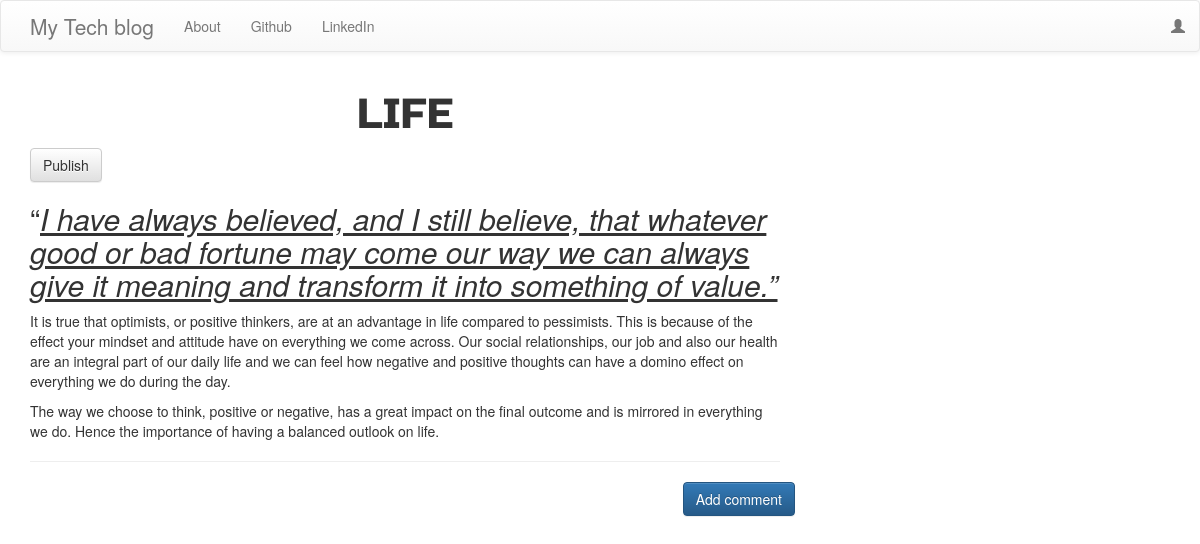
/post/1, run on the app's committed database.
### blog/models.py (models this page shows)
class Post(models.Model):
    author = models.ForeignKey('auth.User',on_delete=models.CASCADE,)
    title= models.CharField(max_length=200)
    text= models.TextField()
    create_date=models.DateTimeField(default=timezone.now())
    published_date=models.DateTimeField(blank=True,null=True)

### blog/views.py (the view)
# urls.py: re_path(r'^post/(?P<pk>\d+)$', views.PostDetailView.as_view(), name='post_detail'),
class PostDetailView(DetailView):
    model = Post

### blog/templates/blog/post_detail.html (shortened to what this page needs)
{% extends 'blog/base.html' %}
{% block content %}
        <h1 class='posttitle loader'>{{ post.title }}</h1>
        {% if post.published_date %}
            <div class="date postdate">
                {{ post.published_date }}
            </div>
        {% else %}
            <a class="btn btn-default" href="{% url 'post_publish' pk=post.pk %}">Publish</a>
        {% endif %}
      <p class='postcontent' >{{ post.text|safe|linebreaksbr }}</p>
  <hr>
  <a class="btn btn-primary btn-comment" href="{% url 'add_comment_to_post' pk=post.pk %}">Add comment</a>
  <div class="container">
  {% for comment in post.comments.all %}
  <br>
  {% empty %}
      <p>No comments posted.</p>
  {% endfor %}
</div>
{% endblock %}

### blog/templates/blog/base.html (shortened to what this page needs)
<!DOCTYPE html>
{% load staticfiles %}
<html>
    <head>
        <link rel="stylesheet" href="https://maxcdn.bootstrapcdn.com/bootstrap/3.3.7/css/bootstrap.min.css">
        <link rel="stylesheet" href="https://maxcdn.bootstrapcdn.com/bootstrap/3.3.7/css/bootstrap-theme.min.css">
        <link rel="stylesheet" href="//cdn.jsdelivr.net/medium-editor/latest/css/medium-editor.min.css" type="text/css" media="screen" charset="utf-8">
        <link rel="stylesheet" href="{% static 'css/blog.css' %}">
<body class='loader'>
  <nav class="navbar navbar-default techfont custom-navbar">
    <div class="container">
      <ul class="nav navbar-nav">
        <li><a class='navbar-brand bigbrand' href="{% url 'post_list' %}">My Tech blog</a></li>
        <li><a href="{% url 'about'%}">About</a></li>
        <li><a href="https://www.github.com">Github</a></li>
        <li><a href="https://www.linkedin.com">LinkedIn</a></li>
      </ul>
      <ul class="nav navbar-nav navbar-right">
        {% if user.is_authenticated %}
        <li>
          <a href="{% url 'post_new' %}" >New Post</a>
        </li>
        <li>
          <a href="{% url 'post_draft_list' %}">Drafts</a>
        </li>
        <li>
          <a href="{% url 'logout' %}" >Log out</a>
        </li>
        <li>
          <a >Welcome: {{ user.username }}</a>
        </li>
          {% else %}
          <li><a class='nav navbar-right' href="{% url 'login' %}" ><span class="glyphicon glyphicon-user"></span></a></li>
        {% endif %}
      </ul>
  </div>
</nav>
        <div class="content container">
            <div class="row">
                <div class="col-md-8">
                  <div class="blog_posts">
                    {% block content %}
                    {% endblock %}
                  </div>
                </div>
            </div>
        </div>
</body>
</html>

### blog/static/css/blog.css (style rules this page uses)
.posttitle { font-family: 'Russo One', sans-serif; font-size: 3em; text-align: center; }
.postcontent { font-family: 'Montserrat'; font-size: 1.5em; }
.btn-comment { position: absolute; right: 0px; }
.bigbrand { font-size: 1.5em; }
.loader { filter:hue-rotate(0deg); color: linear-gradient(45deg,#0f8,#08f); animation:hue 5000ms infinite linear; }

### data on the page
Post: title "LIFE", text "“ I have always believed, and I still believe, that whatever good or bad fortune may come our way we can always give it meaning and transform it into something of value.” It is true that optimists, or positive thinkers, are at an advantage in life compared to pessimists. This is because of the effect your mindset and attitude have on everything we come across. Our social relationships, our job and also our health are an integral part of our daily life and we can feel how negative and positive thoughts can have a domino effect on everything we do during the day. The way we choose to think, positive or negative, has a great impact on the final outcome and is mirrored in everything we do.…"
